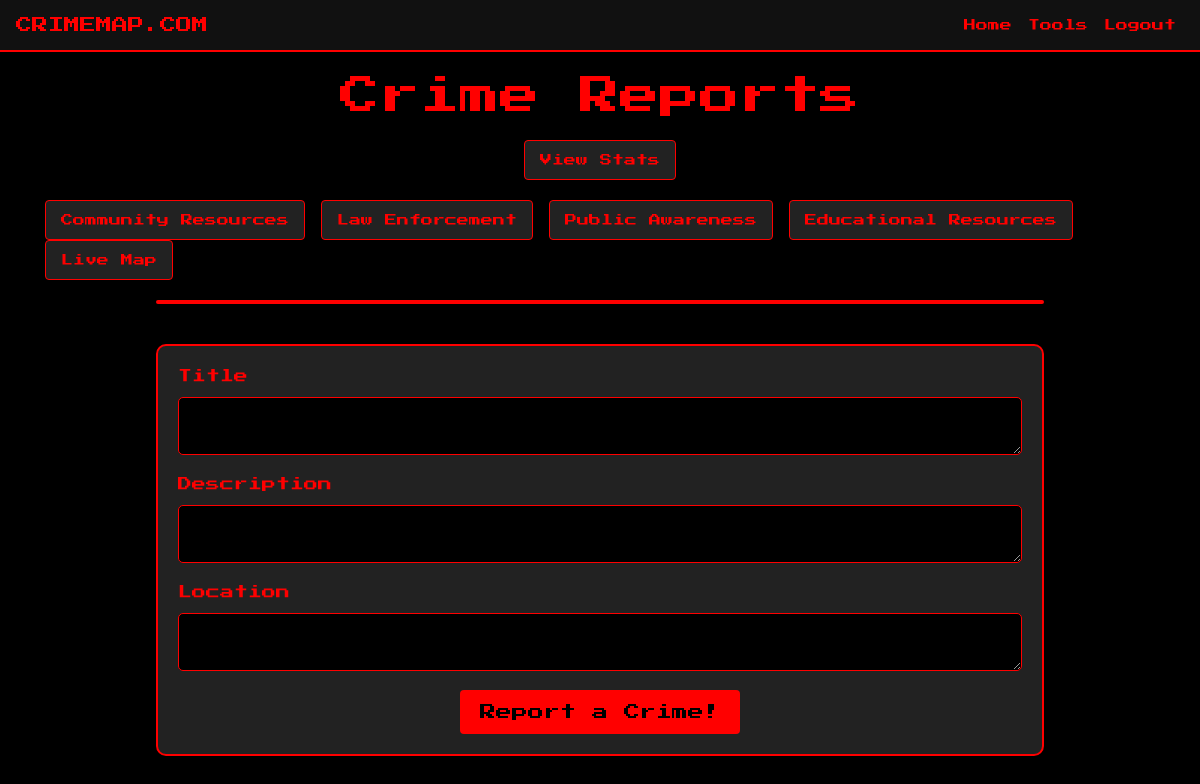
Page / (signed in) on the earlier database version.
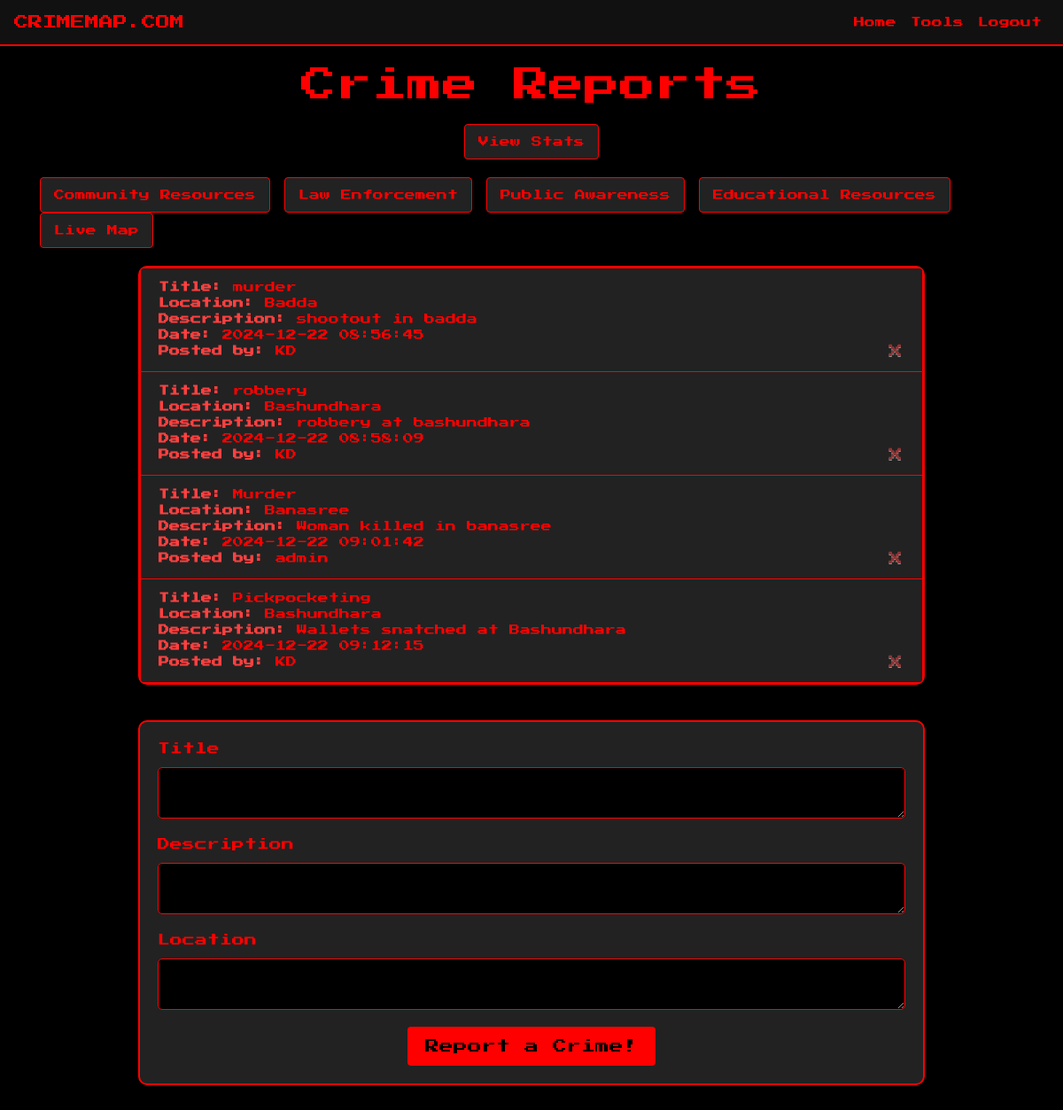
Same page on the later database version.
### website/models.py (models this page shows)
class Crime(db.Model):
    __tablename__ = 'crime'
    __table_args__ = {'extend_existing': True}
    id = db.Column(db.Integer, primary_key=True)
    title = db.Column(db.String(100))
    location = db.Column(db.String(100))
    data = db.Column(db.String(10000))
    date = db.Column(db.DateTime(timezone=True), default=func.now())
    user_id = db.Column(db.Integer, db.ForeignKey('user.id'))

class User(db.Model, UserMixin):
    id = db.Column(db.Integer, primary_key=True)
    email = db.Column(db.String(150), unique=True)
    password = db.Column(db.String(150))
    first_name = db.Column(db.String(150))
    crimes = db.relationship('Crime')

### website/views.py (the view, shortened to what this page needs)
@views.route('/', methods=['GET', 'POST'])
@login_required
def home():
    crimes = Crime.query.all()
    for crime in crimes:
        crime.user = User.query.get(crime.user_id)
    return render_template("home.html", user=current_user, crimes=crimes)

### website/__init__.py (called while the page is built)
def create_app():
    app = Flask(__name__)
    app.config['SECRET_KEY'] = 'hjshjhdjah kjshkjdhjs'
    app.config['SQLALCHEMY_DATABASE_URI'] = f'sqlite:///{DB_NAME}'
    db.init_app(app)
    from .views import views
    from .auth import auth
    app.register_blueprint(views, url_prefix='/')
    app.register_blueprint(auth, url_prefix='/')
    from .models import User, Crime
    with app.app_context():
        db.create_all()
    login_manager = LoginManager()
    login_manager.login_view = 'auth.login'
    login_manager.init_app(app)
    @login_manager.user_loader
    def load_user(id):
        return User.query.get(int(id))
    return app

### website/templates/home.html (shortened to what this page needs)
{% extends "base.html" %}
{% block content %}
<!DOCTYPE html>
<html lang="en">
<head>
</head>
<body>
    <div style="text-align: center;">
        <h1>Crime Reports</h1>
    </div>
    <div style="text-align: center; margin-bottom: 20px;">
        <a href="{{ url_for('views.stats') }}" class="btn btn-info">View Stats</a>
    </div>
    <div class="button-container">
        <a href="{{ url_for('views.community_resources') }}" class="btn btn-info">Community Resources</a>
        <a href="{{ url_for('views.law_enforcement') }}" class="btn btn-info">Law Enforcement</a>
        <a href="{{ url_for('views.public_awareness') }}" class="btn btn-info">Public Awareness</a>
        <a href="{{ url_for('views.educational_resources') }}" class="btn btn-info">Educational Resources</a>
        <a href="{{ url_for('views.live_map') }}" class="btn btn-info">Live Map</a>
    </div>
    <ul class="list-group">
      {% for crime in crimes %}
        <li class="list-group-item">
          <strong>Title:</strong> {{ crime.title }} <br>
          <strong>Location:</strong> {{ crime.location }} <br>
          <strong>Description:</strong> {{ crime.data }} <br>
          <strong>Date:</strong> {{ crime.date.strftime('%Y-%m-%d %H:%M:%S') }}<br>
          <strong>Posted by:</strong> {{ crime.user.first_name }}
          <button type="button" class="close" onClick="deleteCrime('{{ crime.id }}')">
            <span aria-hidden="true">&times;</span>
          </button>
        </li>
      {% endfor %}
    </ul>
    <form method="POST">
      <label for="title">Title</label>
      <textarea name="Title" id="title" required></textarea>
      <label for="data">Description</label>
      <textarea name="Description" id="data" required></textarea>
      <label for="location">Location</label>
      <textarea name="Location" id="location" required></textarea>
      <div style="text-align: center;">
        <button type="submit" class="btn btn-primary">Report a Crime!</button>
      </div>
    </form>
</body>
</html>
{% endblock %}

### website/templates/base.html (shortened to what this page needs)
<!DOCTYPE html>
<html lang="en">
  <head>
    <link
      rel="stylesheet"
      href="https://stackpath.bootstrapcdn.com/bootstrap/4.4.1/css/bootstrap.min.css"
    />
    <link
      rel="stylesheet"
      href="https://stackpath.bootstrapcdn.com/font-awesome/4.7.0/css/font-awesome.min.css"
    />
  </head>
  <body>
    <nav class="navbar navbar-expand-lg">
      <a class="navbar-brand" href="/">CRIMEMAP.COM</a>
      <div class="collapse navbar-collapse" id="navbar">
        <ul class="navbar-nav ml-auto">
          {% if user.is_authenticated %}
          <li class="nav-item">
            <a class="nav-link" id="home" href="/">Home</a>
          </li>
          {% if user.id == 1 %}
          <li class="nav-item">
            <a class="nav-link" id="admin-tools" href="/admin-tools">Tools</a>
          </li>
          {% endif %}
          <li class="nav-item">
            <a class="nav-link" id="logout" href="/logout">Logout</a>
          </li>
          {% endif %}
        </ul>
      </div>
    </nav>
    <div class="container">{% block content %} {% endblock %}</div>
  </body>
</html>

### website/templates/base.html (style rules this page uses)
body { background-color: #000; color: #f00; font-family: 'Press Start 2P', cursive; margin: 0; padding: 0; }
.navbar { font-family: 'Press Start 2P', cursive; background-color: #111; border-bottom: 2px solid #f00; }
.navbar-brand { color: #f00 !important; text-transform: uppercase; font-size: 16px; }
.nav-link { color: #f00 !important; font-size: 12px; }
.container { margin-top: 20px; }
button.close { font-size: 14px; }

### website/templates/home.html (style rules this page uses)
h1 { text-align: center; color: #f00; font-family: 'Press Start 2P', cursive; margin-bottom: 20px; }
.list-group { width: 80%; margin: 20px auto; padding: 0; background-color: #000; border: 2px solid #f00; border-radius: 10px; }
.list-group-item { background-color: #222; color: #f00; border: 1px solid #f00; font-family: 'Press Start 2P', cursive; font-size: 12px; }
.list-group-item strong { color: #ff4040; }
.list-group-item button.close { background: none; border: none; color: #ff4040; float: right; font-size: 20px; cursor: pointer; }
form { width: 80%; margin: 40px auto; padding: 20px; background-color: #222; border: 2px solid #f00; border-radius: 10px; }
form label { color: #f00; font-size: 14px; font-family: 'Press Start 2P', cursive; margin-bottom: 10px; display: block; }
form textarea { width: 100%; background-color: #000; color: #f00; border: 1px solid #f00; border-radius: 5px; padding: 10px; font-family: 'Press Start 2P', cursive; font-size: 12px; margin-bottom: 15px; }
form button { background-color: #f00; color: #000; border: none; border-radius: 5px; padding: 10px 20px; font-family: 'Press Start 2P', cursive; font-size: 14px; cursor: pointer; }
.btn-info { background-color: #222; color: #f00; border: 1px solid #f00; padding: 10px 15px; font-family: 'Press Start 2P', cursive; font-size: 12px; text-decoration: none; }
.btn-primary { background-color: #f00; color: #000; border: none; font-family: 'Press Start 2P', cursive; padding: 10px 20px; }

Differences in the rows shown:
added Crime: title "murder", location "Badda", data "shootout in badda", date "2024-12-22 08:56:45", user.first_name "KD"
added Crime: title "robbery", location "Bashundhara", data "robbery at bashundhara", date "2024-12-22 08:58:09", user.first_name "KD"
added Crime: title "Murder", location "Banasree", data "Woman killed in banasree", date "2024-12-22 09:01:42", user.first_name "admin"
added Crime: title "Pickpocketing", location "Bashundhara", data "Wallets snatched at Bashundhara", date "2024-12-22 09:12:15", user.first_name "KD"
